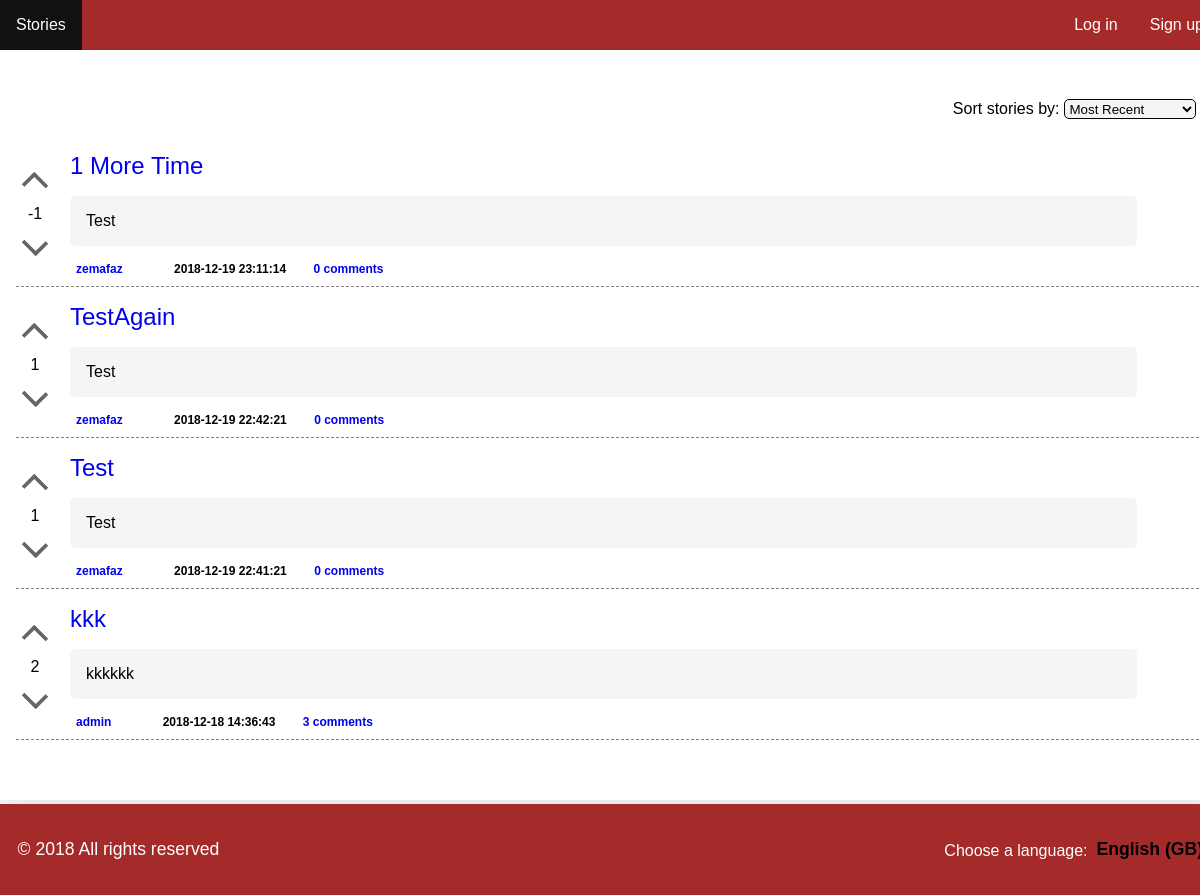
/pages/stories.php, run on the app's committed database.
### tables this page shows
CREATE TABLE story (    
    id INTEGER PRIMARY KEY AUTOINCREMENT NOT NULL,
    channel_id INTEGER,
    user_id INTEGER,
    title VARCHAR NOT NULL,
    description VARCHAR NOT NULL,
    date DATETIME NOT NULL,
    karma INTEGER,
        FOREIGN KEY (channel_id) REFERENCES channel(id),
        FOREIGN KEY (user_id) REFERENCES user(id)
);

### pages/stories.php (called while the page is built)
<?php
	include_once('../config/init.php');
	include_once('../templates/header.php');
	include_once('../database/story.php');
	if(isset($_GET['sort'])) {
		$stories = getAllStories($_GET['sort']);
		$sort = $_GET['sort'];
	} else
		$stories = getAllStories("recent");
	include_once('../templates/list_stories.php');
	include_once('../templates/footer.php');
?>

### database/story.php (called while the page is built, shortened)
<?php
	function getAllStories($sort) {
		global $conn;
		switch($sort){
			case "recent":
				$stmt = $conn->prepare("SELECT story.*, COUNT(comment.story_id)as nrComm,  user.username as usrname FROM story left join comment on story.id=comment.story_id left join user on story.user_id=user.id group by story.id ORDER BY `date` DESC");
				break;
		}
		$stmt->execute();
		return $stmt->fetchAll();
	}
?>

### templates/list_stories.php (the view, shortened to what this page needs)
<section id="stories">
	<form action="../actions/action_sort.php" method="POST" id='sort'>
		<div class="form-group">
		        <label for="sorting">Sort stories by: </label>
		        <select id="sorting" name="sort">
		            <option value="recent" <?php echo ( isset($sort) && $sort == 'recent' ? 'selected' : ''); ?>>Most Recent</option>
		        </select>
				</div>
		</form>
	<?php foreach ($stories as $key => $story) { ?>
		<article id = 'story'>
			<div id = 'vote'>
				<a href="../actions/action_story_upvote.php?id=<?php echo $story['id']; ?>" class="upvote">
					<div class="arrow-up"></div>
				</a>
				<div id = 'karma'>
					<?php echo $story['karma']; ?>
				</div>
				<a href="../actions/action_story_downvote.php?id=<?php echo $story['id']; ?>" class="downvote">
					<div class="arrow-down"></div>
				</a>
			</div>
			<div id = 'listStory'>
				<div class = 'listStory-title'>
						<a href="../pages/story.php?id=<?php echo $story['id']; ?>">
							<?php echo $story['title']; ?>
						</a>
				</div>
				<div class="listStory-description">
					<?php echo $story['description']; ?>
				</div>
				<div class = 'listStory-footer'>
					<a class="author" href="../pages/profile.php?profile=<?php echo $story['usrname']; ?>"><?php echo $story['usrname']; ?></a>
					<span class="tags">
					</span>
					<span class="date">
						<?php echo $story['date']; ?>
					</span>
					<a class="comments" href="../pages/story.php?id=<?php echo $story['id']; ?>"><?php echo $story['nrComm']; ?> comments</a>
				</div>
			</div>
		</article>
		<?php } ?>
</section>

### css/allpages.css (style rules this page uses)
body { width: 1220px; height: 100vh; margin: 0 auto; font-family: 'Montserrat', sans-serif; -webkit-font-smoothing: antialiased; color: #000000; box-shadow: 0px 30px 40px rgba(0,0,0,.1); }

### css/main.css (style rules this page uses)
#listStory { width: 100%; }
select { border : 1px solid black; border-radius: 5px; padding: 0.5px; background-color: #F5F5F5; }
#stories { display: block; padding: 1em; }
#sort { margin-top: 25px; margin-bottom: 25px; text-align: right; }
#sort > * { padding: 0.5em; }
#story { display:flex; align-items: center; padding-bottom: 10px; border-bottom: 1px dashed gray; margin-top: 1em; }
#vote { display: block; text-align: center; }
.arrow-up { position: relative; display: inline-block; vertical-align: middle; color: #666; box-sizing: border-box; width: 18px; height: 20px; border-width: 4px 4px 0 0; border-style: solid; margin: 10px; border-radius: 0 2px 0 0; transform: rotate(-45deg); }
.arrow-down { position: relative; display: inline-block; vertical-align: middle; color: #666; box-sizing: border-box; width: 18px; height: 20px; border-width: 4px 4px 0 0; border-style: solid; margin: 10px; border-radius: 0 2px 0 0; transform: rotate(135deg); }
.listStory-title { padding: 0em 1em 1em 1em; }
.listStory-title > * { text-decoration: none; font-size: 24px; }
.listStory-description { margin: 0em 1em 1em 1em; border-radius: 5px; background-color: #F5F5F5; text-align: justify; width: 90%; padding: 1rem; }
.listStory-footer { padding: 0rem 1rem 0rem 1rem; font-size: 12px; }
.listStory-footer > * { margin-right: 1em; padding: 0.5em; border-radius: 5px; text-align: center; font-weight: bold; text-decoration-line: none; text-decoration-color: blue; border-radius: 5px; }

### data on the page
story: karma "-1", title "1 More Time", description "Test", usrname "zemafaz", date "2018-12-19 23:11:14", nrComm "0"
story: karma "1", title "TestAgain", description "Test", usrname "zemafaz", date "2018-12-19 22:42:21", nrComm "0"
story: karma "1", title "Test", description "Test", usrname "zemafaz", date "2018-12-19 22:41:21", nrComm "0"
story: karma "2", title "kkk", description "kkkkkk", usrname "admin", date "2018-12-18 14:36:43", nrComm "3"
